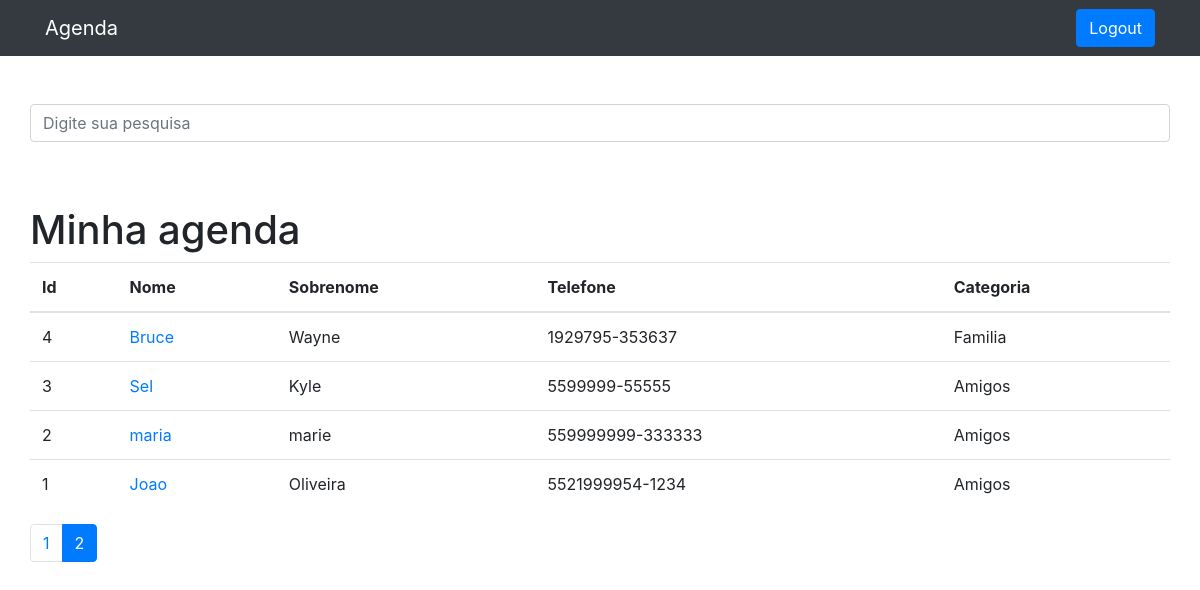
/?p=2&termo= (signed in), run on the app's committed database.
### contatos/models.py (models this page shows, shortened)
class Contato(models.Model):
    nome = models.CharField(max_length=255)
    sobrenome = models.CharField(max_length=255, blank=True)
    telefone = models.CharField(max_length=255)
    email = models.CharField(max_length=255, blank=True)
    data_criacao = models.DateTimeField(default=timezone.now)
    descricao = models.TextField(blank=True)
    categoria = models.ForeignKey(Categoria, on_delete=models.DO_NOTHING)
    mostrar = models.BooleanField(default=True)
    fotos = models.ImageField(blank=True, upload_to='fotos/%Y/%m/')

class Categoria(models.Model):
    nome = models.CharField(max_length=255)
    def __str__(self):
        return self.nome

### contatos/views.py (the view)
# urls.py: path('', views.index, name='index'),
def index(request):
    contatos = Contato.objects.order_by('-id').filter(
        mostrar=True
    )
    paginator = Paginator(contatos, 4)
    page_number = request.GET.get('p')
    contatos = paginator.get_page(page_number)
    return render(request, 'contatos/index.html', {
        'contatos': contatos
    })

### contatos/templates/contatos/index.html (shortened to what this page needs)
{%extends 'base.html'%}
{%block conteudo%}
    <h1 class="mt-5">Minha agenda</h1>
    <table class="table">
      <thead>
        <tr>
          <th>Id</th>
          <th>Nome</th>
          <th>Sobrenome</th>
          <th>Telefone</th>
          <th>Categoria</th>
        </tr>
      </thead>
      <tbody>
        {% for contato in contatos %}
          <tr>
            <td>{{ contato.id}}</td>
            <td>
              <a href="{% url 'ver_contato' contato.id %}">{{ contato.nome}}</a>
            </td>
            <td>{{ contato.sobrenome }}</td>
            <td>{{ contato.telefone }}</td>
            <td>{{ contato.categoria }}</td>
          </tr>
        {% endfor %}
      </tbody>
    </table>
    <nav aria-label="Page navigation example">
      <ul class="pagination">
        {% for pagina in contatos.paginator.page_range %}
          {% if contatos.number == pagina %}
            <li class="page-item active">
              <a class="page-link" href="?p={{ pagina }}&termo={{ request.GET.termo }}">{{ pagina }}</a>
            </li>
          {%else%}
            <li class="page-item">
              <a class="page-link" href="?p={{ pagina }}&termo={{ request.GET.termo }}">{{ pagina }}</a>
            </li>
          {% endif %}
        {% endfor %}
      </ul>
    </nav>
{%endblock%}

### data on the page
Contato: id "4", nome "Bruce", sobrenome "Wayne", telefone "1929795-353637", categoria "Familia"
Contato: id "3", nome "Sel", sobrenome "Kyle", telefone "5599999-55555", categoria "Amigos"
Contato: id "2", nome "maria", sobrenome "marie", telefone "559999999-333333", categoria "Amigos"
Contato: id "1", nome "Joao", sobrenome "Oliveira", telefone "5521999954-1234", categoria "Amigos"

### other printed values
{{ pagina }} "1"
{{ pagina }} "2"
